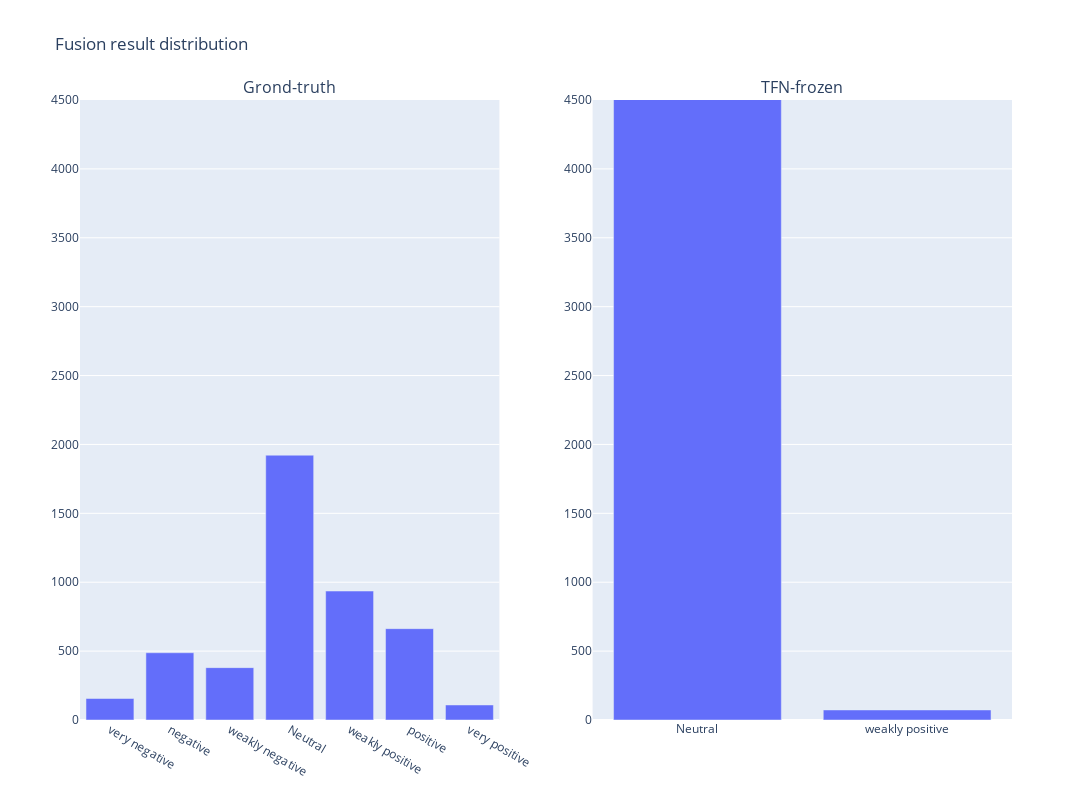

Notebook code for this chart:
### Markdown cell above
### 2. Fusion result distribution

### Code cell
df = pd.DataFrame(data=tfn_mosei)
df_gold = df.groupby('labels_7').count().reset_index()
df_pred = df.groupby('preds_7').count().reset_index()

order = ['very negative', 'negative', 'weakly negative', 'Neutral', 'weakly positive', 'positive', 'very positive']

fig1 = px.bar(df_gold, x="labels_7", y="segment")
fig2 = px.bar(df_pred, x="preds_7", y="segment")

fig1_traces = []
fig2_traces = []

for trace in range(len(fig1["data"])):
    fig1_traces.append(fig1["data"][trace])
for trace in range(len(fig2["data"])):
    fig2_traces.append(fig2["data"][trace])

this_figure = sp.make_subplots(rows=1, cols=2, subplot_titles=("Grond-truth", "TFN-frozen"))
for traces in fig1_traces:
    this_figure.append_trace(traces, row=1, col=1)
for traces in fig2_traces:
    this_figure.append_trace(traces, row=1, col=2)

this_figure.update_layout(height=800, width=1200, title_text="Fusion result distribution")
this_figure.update_xaxes(categoryorder='array', categoryarray= order)
this_figure.update_yaxes(range=[0,4500])
this_figure.show()

### Figure 1 — Plotly figure (JSON) as saved in the notebook; plotly's stock layout.template omitted (floating-point values rounded to 4 significant figures)
{"data": [{"alignmentgroup": "True", "hovertemplate": "labels_7=%{x}<br>segment=%{y}<extra></extra>", "legendgroup": "", "marker": {"color": "#636efa", "pattern": {"shape": ""}}, "name": "", "offsetgroup": "", "orientation": "v", "showlegend": false, "textposition": "auto", "type": "bar", "x": ["Neutral", "negative", "positive", "very negative", "very positive", "weakly negative", "weakly positive"], "xaxis": "x", "y": [1922, 488, 663, 156, 109, 380, 936], "yaxis": "y"}, {"alignmentgroup": "True", "hovertemplate": "preds_7=%{x}<br>segment=%{y}<extra></extra>", "legendgroup": "", "marker": {"color": "#636efa", "pattern": {"shape": ""}}, "name": "", "offsetgroup": "", "orientation": "v", "showlegend": false, "textposition": "auto", "type": "bar", "x": ["Neutral", "weakly positive"], "xaxis": "x2", "y": [4581, 73], "yaxis": "y2"}], "layout": {"annotations": [{"font": {"size": 16}, "showarrow": false, "text": "Grond-truth", "x": 0.225, "xanchor": "center", "xref": "paper", "y": 1, "yanchor": "bottom", "yref": "paper"}, {"font": {"size": 16}, "showarrow": false, "text": "TFN-frozen", "x": 0.775, "xanchor": "center", "xref": "paper", "y": 1, "yanchor": "bottom", "yref": "paper"}], "height": 800, "title": {"text": "Fusion result distribution"}, "width": 1200, "xaxis": {"anchor": "y", "categoryarray": ["very negative", "negative", "weakly negative", "Neutral", "weakly positive", "positive", "very positive"], "categoryorder": "array", "domain": [0, 0.45]}, "xaxis2": {"anchor": "y2", "categoryarray": ["very negative", "negative", "weakly negative", "Neutral", "weakly positive", "positive", "very positive"], "categoryorder": "array", "domain": [0.55, 1]}, "yaxis": {"anchor": "x", "domain": [0, 1], "range": [0, 4500]}, "yaxis2": {"anchor": "x2", "domain": [0, 1], "range": [0, 4500]}}}
